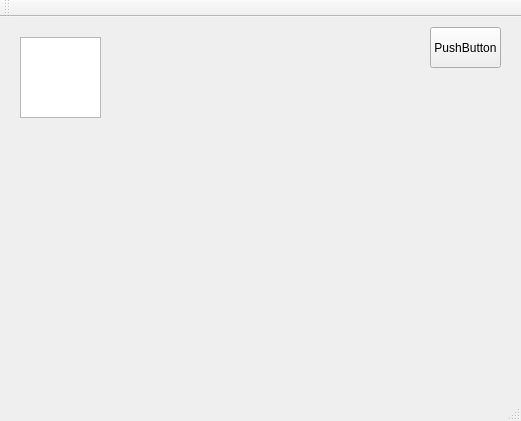
<?xml version="1.0" encoding="UTF-8"?>
<ui version="4.0">
 <class>MainWindow</class>
 <widget class="QMainWindow" name="MainWindow">
  <property name="geometry">
   <rect>
    <x>0</x>
    <y>0</y>
    <width>521</width>
    <height>421</height>
   </rect>
  </property>
  <property name="windowTitle">
   <string>MainWindow</string>
  </property>
  <widget class="QWidget" name="centralWidget">
   <widget class="whatever" name="widget" native="true">
    <property name="geometry">
     <rect>
      <x>10</x>
      <y>10</y>
      <width>411</width>
      <height>351</height>
     </rect>
    </property>
    <widget class="QGraphicsView" name="graphicsView">
     <property name="geometry">
      <rect>
       <x>10</x>
       <y>10</y>
       <width>81</width>
       <height>81</height>
      </rect>
     </property>
    </widget>
   </widget>
   <widget class="QPushButton" name="pushButton">
    <property name="geometry">
     <rect>
      <x>430</x>
      <y>10</y>
      <width>71</width>
      <height>41</height>
     </rect>
    </property>
    <property name="text">
     <string>PushButton</string>
    </property>
   </widget>
  </widget>
  <widget class="QMenuBar" name="menuBar">
   <property name="geometry">
    <rect>
     <x>0</x>
     <y>0</y>
     <width>521</width>
     <height>21</height>
    </rect>
   </property>
  </widget>
  <widget class="QToolBar" name="mainToolBar">
   <attribute name="toolBarArea">
    <enum>TopToolBarArea</enum>
   </attribute>
   <attribute name="toolBarBreak">
    <bool>false</bool>
   </attribute>
  </widget>
  <widget class="QStatusBar" name="statusBar"/>
 </widget>
 <layoutdefault spacing="6" margin="11"/>
 <customwidgets>
  <customwidget>
   <class>whatever</class>
   <extends>QWidget</extends>
   <header location="global">whatever.h</header>
   <container>1</container>
  </customwidget>
 </customwidgets>
 <resources/>
 <connections/>
</ui>
